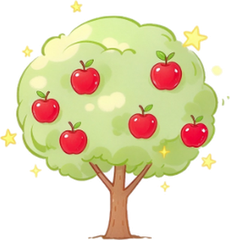
#> input picture frontend/assets/plants/apple.png, 230 x 240 px
$ python -i cut_plants.py   (imports and definitions only)
#> lines starting #> are read from the running program, lines starting #| are printed output that depends on the picture
# 把 14 张作物插画的白底抠成透明，统一高度后输出到 frontend/assets/plants/
# 用法：python scripts/cut_plants.py
from PIL import Image, ImageFilter
import numpy as np
from collections import deque
import os

SRC_DIR = os.path.expandvars(r'C:\Users\Administrator\.workbuddy\clipboard-images')
OUT = 'frontend/assets/plants'
PREVIEW_DIR = 'docs/preview'

# 剪贴板文件名尾号 -> crops.js 里的英文名（也就是输出的文件名）
JOBS = [
    ('584Z-cc07a76a', 'tomato'),
    ('586Z-08a97b92', 'potato'),
    ('588Z-2c9bb042', 'grape'),
    ('590Z-a00e9949', 'corn'),
    ('591Z-cd4329b7', 'strawberry'),
    ('593Z-f8239ff8', 'blueberry'),
    ('594Z-b1f07261', 'cherry'),
    ('595Z-c905ab7c', 'apple'),
    ('596Z-13b39ad5', 'peach'),
    ('598Z-1ec4664b', 'orange'),
    ('599Z-61798ee7', 'pepper'),
    ('599Z-c762e6d7', 'raspberry'),
    ('600Z-3c666d68', 'soybean'),
    ('601Z-5ce16779', 'squash'),
]

# 阈值放得比较保守：这些插画里有浅灰的葡萄支架、浅色的土堆，
# 阈值太松会把支架当成背景一起吃掉。
TOL = 34          # 与纯白的最大差距，超过就认为不是背景
SAT = 20          # 允许的色彩偏移（灰底/白底才合格）
RIM_MIN = 232     # 补刀阈值：贴着透明区的浅白（232 以上）才算残留白边
TARGET_H = 240    # 统一高度（显示最大 120px，240 够 2 倍屏）
MAX_W = 285


def cut_background(path):
#> called with path = '../frontend/assets/plants/apple.png'
    im = Image.open(path).convert('RGB')
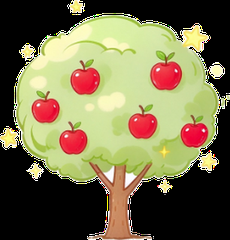
#> im: PIL image 230x240 RGB; mean R, G, B 117.8, 109.7, 76.6
    w, h = im.size
#> w = 230; h = 240
    a = np.asarray(im).astype(np.int16)

    # 背景 = 从四角出发、接近纯白且色彩中性的连通区域
    near_white = (a.min(axis=2) >= 255 - TOL) & (a.max(axis=2) - a.min(axis=2) <= SAT)
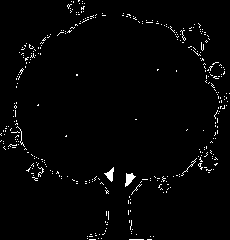
#> near_white: shape (240, 230) bool; 2.1% white in thin lines or dots
    seen = np.zeros((h, w), dtype=bool)
    dq = deque()
    for sx, sy in [(0, 0), (w - 1, 0), (0, h - 1), (w - 1, h - 1)]:
        if near_white[sy, sx] and not seen[sy, sx]:
            seen[sy, sx] = True
            dq.append((sx, sy))
#> seen: shape (240, 230) bool; every value is 0
    while dq:
        x, y = dq.popleft()
        for dx, dy in ((1, 0), (-1, 0), (0, 1), (0, -1)):
            nx, ny = x + dx, y + dy
            if 0 <= nx < w and 0 <= ny < h and not seen[ny, nx] and near_white[ny, nx]:
                seen[ny, nx] = True
                dq.append((nx, ny))
#> this loop made 0 passes

    alpha = np.where(seen, 0, 255).astype(np.uint8)
#> alpha: shape (240, 230); every value is 255
    # 羽化 + 内缩，去掉描边外侧的残留白边
    am = Image.fromarray(alpha, 'L').filter(ImageFilter.GaussianBlur(1.0))
    alpha = np.asarray(am).astype(np.uint8)
    alpha = np.where(alpha < 120, 0, alpha)

    # 补刀：树冠/土堆边缘的白底常被枝叶挡成一个个小岛，flood fill 到不了，
    # 这里从透明区往里反复「啃」，只吃贴着透明的浅白（RIM_MIN 以上），
    # 葡萄的灰色支架（亮度 ~190）不会被误伤。
    whiteish = (a.min(axis=2) >= RIM_MIN) & (a.max(axis=2) - a.min(axis=2) <= 22)
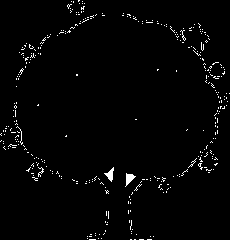
#> whiteish: shape (240, 230) bool; 2% white in thin lines or dots
    for _ in range(160):
        trans = alpha == 0
        grow = np.zeros_like(trans)
        grow[1:, :] |= trans[:-1, :]
        grow[:-1, :] |= trans[1:, :]
        grow[:, 1:] |= trans[:, :-1]
        grow[:, :-1] |= trans[:, 1:]
        eat = grow & whiteish & (~trans)
        if not eat.any():
            break
        alpha[eat] = 0

    return Image.fromarray(np.dstack([np.asarray(im), alpha]), 'RGBA')


# [45 lines left out: functions drop_white_islands, normalize, not called in this run]


# [1 line not run here, left out]
made = []
# [16 lines not run here, left out]
CELL_W, CELL_H = 240, 360
cols = 7
rows = (len(made) + cols - 1) // cols
prev = Image.new('RGB', (CELL_W * cols, CELL_H * rows), (198, 227, 150))
# [9 lines not run here, left out]

>>> result = cut_background('../frontend/assets/plants/apple.png')
